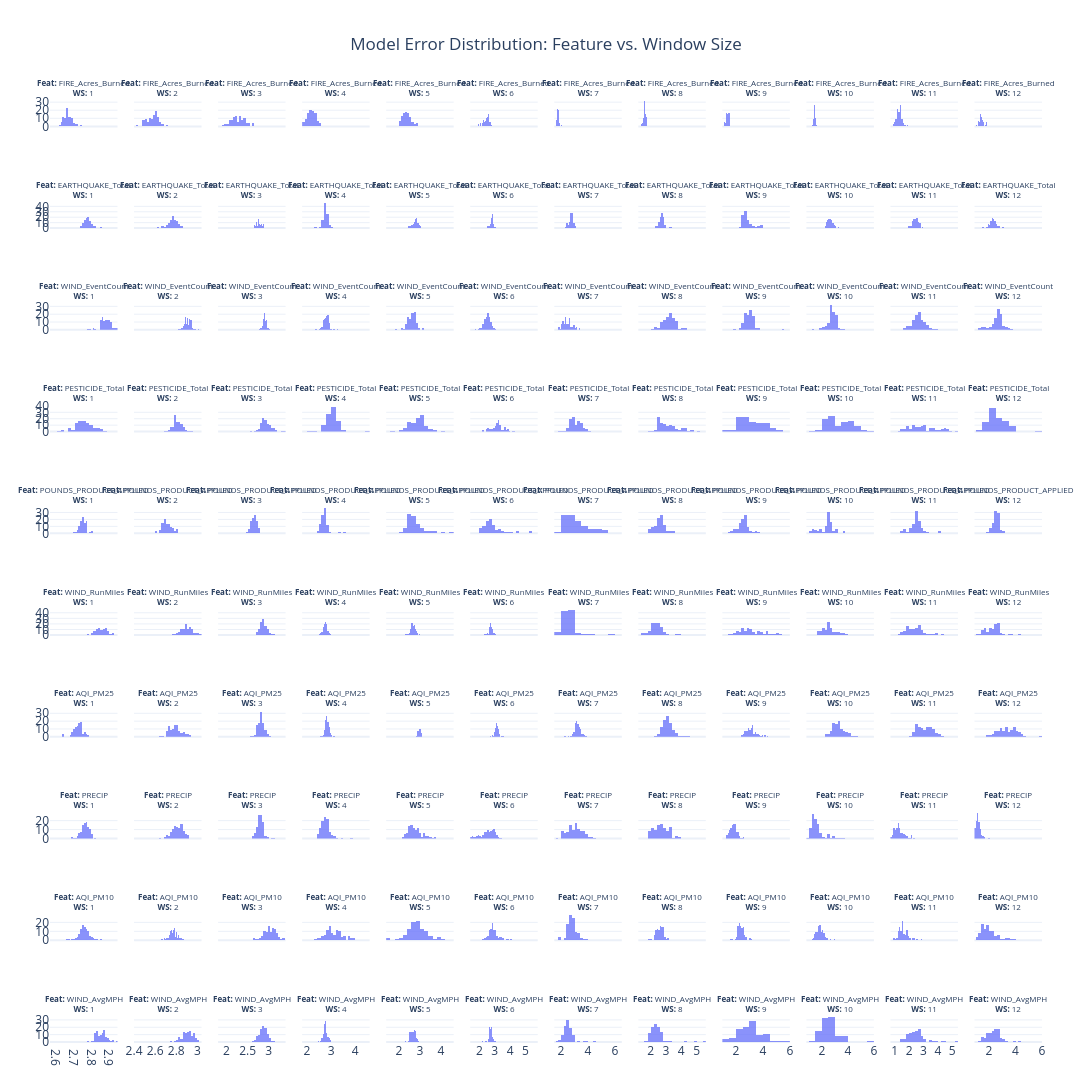

Notebook code cell kept with this figure:
### Code cell
# 1. Increase vertical_spacing to prevent title overlap
# 2. Use shared_xaxes and shared_yaxes to clean up the interior of the grid
titles = []
for feat in feature_names:
    for ws in window_sizes:
        # Using <br> for a line break between the feature and window size
        titles.append(f"<b>Feat:</b> {feat}<br><b>WS:</b> {ws}")

fig = make_subplots(
    rows=n_feat, 
    cols=n_windows, 
    subplot_titles=titles,
    vertical_spacing=0.08,  # Increase this further to accommodate the two-line titles
    shared_xaxes=True,
    shared_yaxes=True
)

for idx, feat in enumerate(feature_names):
    # Use enumerate for the column to ensure you use 1, 2, 3... instead of the ws value
    for col_idx, ws in enumerate(window_sizes):
        hist_data = df.loc[(df['feature'] == feat) & (df['window_size'] == ws)]
        
        fig.add_trace(
            go.Histogram(
                x=hist_data['rmse'],
                marker_color='#636EFA', # Consistent branding color
                opacity=0.75,
                nbinsx=20 # Controlling bins helps prevent 'choppy' histograms
            ),
            row=idx+1, col=col_idx+1
        )

# Use a clean template and adjust margins to utilize the full width
fig.update_layout(
    template="plotly_white",
    height=1200, 
    width=1400, 
    title_text="Model Error Distribution: Feature vs. Window Size",
    title_x=0.5, # Center the main title
    showlegend=False,
    margin=dict(l=50, r=50, t=100, b=50)
)

# Optional: Adjust font size of subplot titles if they are still too big
fig.update_annotations(font_size=8)

fig.show()
